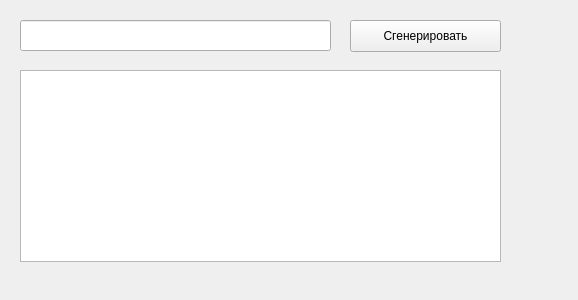
<?xml version="1.0" encoding="UTF-8"?>
<ui version="4.0">
 <class>Form</class>
 <widget class="QWidget" name="Form">
  <property name="geometry">
   <rect>
    <x>0</x>
    <y>0</y>
    <width>578</width>
    <height>300</height>
   </rect>
  </property>
  <property name="windowTitle">
   <string>Form</string>
  </property>
  <widget class="QLineEdit" name="taskName">
   <property name="geometry">
    <rect>
     <x>20</x>
     <y>20</y>
     <width>311</width>
     <height>31</height>
    </rect>
   </property>
  </widget>
  <widget class="QPushButton" name="generateBtn">
   <property name="geometry">
    <rect>
     <x>350</x>
     <y>20</y>
     <width>151</width>
     <height>32</height>
    </rect>
   </property>
   <property name="text">
    <string>Сгенерировать</string>
   </property>
  </widget>
  <widget class="QTextBrowser" name="taskContent">
   <property name="geometry">
    <rect>
     <x>20</x>
     <y>70</y>
     <width>481</width>
     <height>192</height>
    </rect>
   </property>
  </widget>
 </widget>
 <resources/>
 <connections/>
</ui>
